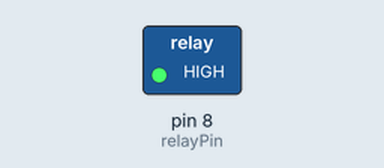
Simulated run of this sketch. Board: Arduino Uno, built with avr-gcc and run on an emulated ATmega328P. Shown: switched loads named in the sketch (green lamp = pin HIGH). Dashed ring = blinking.

Above: at 0.5 s.
Timing chart, 0 to 4.6 s (numbered marks = the images above):
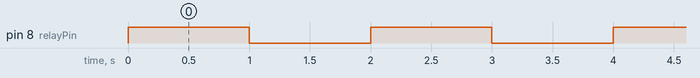

Measured:
- by itself, pin 8 (relayPin): alternates HIGH for 1.0 s and LOW for 1.0 s

The sketch:

relayModule.ino
```cpp
int relayPin = 8;

void setup() {
  pinMode(relayPin, OUTPUT);

  }

void loop() {
  digitalWrite(relayPin, 1);
  delay(1000);
  digitalWrite(relayPin, 0);
  delay(1000);
  }
```
